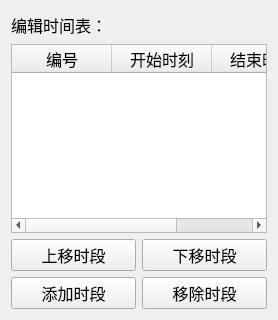
           <widget class="QWidget" name="widget_4" native="true">
            <property name="font">
             <font>
              <pointsize>12</pointsize>
             </font>
            </property>
            <layout class="QVBoxLayout" name="verticalLayout_16">
             <item>
              <widget class="QLabel" name="label_50">
               <property name="sizePolicy">
                <sizepolicy hsizetype="Preferred" vsizetype="Preferred">
                 <horstretch>0</horstretch>
                 <verstretch>1</verstretch>
                </sizepolicy>
               </property>
               <property name="text">
                <string>编辑时间表：</string>
               </property>
              </widget>
             </item>
             <item>
              <widget class="QTableWidget" name="tableWidget_section1_2">
               <property name="sizePolicy">
                <sizepolicy hsizetype="Expanding" vsizetype="Expanding">
                 <horstretch>0</horstretch>
                 <verstretch>7</verstretch>
                </sizepolicy>
               </property>
               <column>
                <property name="text">
                 <string>编号</string>
                </property>
               </column>
               <column>
                <property name="text">
                 <string>开始时刻</string>
                </property>
               </column>
               <column>
                <property name="text">
                 <string>结束时刻</string>
                </property>
               </column>
              </widget>
             </item>
             <item>
              <layout class="QGridLayout" name="gridLayout_4">
               <item row="0" column="1">
                <widget class="QPushButton" name="btn_ActionDown_2">
                 <property name="text">
                  <string>下移时段</string>
                 </property>
                </widget>
               </item>
               <item row="0" column="0">
                <widget class="QPushButton" name="btn_ActionUp_2">
                 <property name="text">
                  <string>上移时段</string>
                 </property>
                </widget>
               </item>
               <item row="1" column="1">
                <widget class="QPushButton" name="btn_ActionRemove_2">
                 <property name="text">
                  <string>移除时段</string>
                 </property>
                </widget>
               </item>
               <item row="1" column="0">
                <widget class="QPushButton" name="btn_ActionAdd_2">
                 <property name="text">
                  <string>添加时段</string>
                 </property>
                </widget>
               </item>
              </layout>
             </item>
            </layout>
           </widget>
